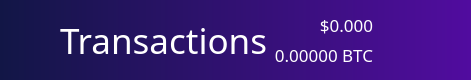
          <widget class="QFrame" name="NavBar">
           <property name="sizePolicy">
            <sizepolicy hsizetype="Preferred" vsizetype="Preferred">
             <horstretch>0</horstretch>
             <verstretch>0</verstretch>
            </sizepolicy>
           </property>
           <property name="minimumSize">
            <size>
             <width>0</width>
             <height>80</height>
            </size>
           </property>
           <property name="maximumSize">
            <size>
             <width>16777215</width>
             <height>80</height>
            </size>
           </property>
           <property name="layoutDirection">
            <enum>Qt::LeftToRight</enum>
           </property>
           <property name="autoFillBackground">
            <bool>false</bool>
           </property>
           <property name="styleSheet">
            <string notr="true">background: QLinearGradient(x1: 0, y1: 0, x2: 1, y2: 0, stop: 0 #121646, stop: 1 #510c9f);
border:0;
</string>
           </property>
           <property name="frameShape">
            <enum>QFrame::StyledPanel</enum>
           </property>
           <property name="frameShadow">
            <enum>QFrame::Raised</enum>
           </property>
           <layout class="QHBoxLayout" name="horizontalLayout_3">
            <property name="spacing">
             <number>-1</number>
            </property>
            <property name="leftMargin">
             <number>60</number>
            </property>
            <property name="topMargin">
             <number>0</number>
            </property>
            <property name="rightMargin">
             <number>60</number>
            </property>
            <property name="bottomMargin">
             <number>0</number>
            </property>
            <item>
             <widget class="QLabel" name="label_2">
              <property name="sizePolicy">
               <sizepolicy hsizetype="Preferred" vsizetype="Preferred">
                <horstretch>0</horstretch>
                <verstretch>0</verstretch>
               </sizepolicy>
              </property>
              <property name="font">
               <font>
                <family>LibercoinLight</family>
                <pointsize>26</pointsize>
                <weight>50</weight>
                <bold>false</bold>
               </font>
              </property>
              <property name="autoFillBackground">
               <bool>false</bool>
              </property>
              <property name="styleSheet">
               <string notr="true">color:white;
background-color: rgba(255, 255, 255,0);</string>
              </property>
              <property name="text">
               <string>Transactions</string>
              </property>
              <property name="indent">
               <number>0</number>
              </property>
             </widget>
            </item>
            <item>
             <layout class="QVBoxLayout" name="verticalLayout_5">
              <item>
               <widget class="QLabel" name="priceUSD">
                <property name="font">
                 <font>
                  <family>LibercoinMedium</family>
                  <pointsize>13</pointsize>
                  <weight>50</weight>
                  <bold>false</bold>
                 </font>
                </property>
                <property name="styleSheet">
                 <string notr="true">background-color: rgb(0,0,0,0);
color: white;</string>
                </property>
                <property name="text">
                 <string>$0.000</string>
                </property>
                <property name="alignment">
                 <set>Qt::AlignBottom|Qt::AlignRight|Qt::AlignTrailing</set>
                </property>
               </widget>
              </item>
              <item>
               <widget class="QLabel" name="priceBTC">
                <property name="font">
                 <font>
                  <family>LibercoinLight</family>
                  <pointsize>13</pointsize>
                  <weight>50</weight>
                  <bold>false</bold>
                 </font>
                </property>
                <property name="styleSheet">
                 <string notr="true">background-color: rgb(0,0,0,0);
color: white;</string>
                </property>
                <property name="text">
                 <string>0.00000 BTC</string>
                </property>
                <property name="alignment">
                 <set>Qt::AlignRight|Qt::AlignTop|Qt::AlignTrailing</set>
                </property>
               </widget>
              </item>
             </layout>
            </item>
            <item>
             <widget class="QPushButton" name="pushButton">
              <property name="maximumSize">
               <size>
                <width>50</width>
                <height>80</height>
               </size>
              </property>
              <property name="styleSheet">
               <string notr="true">background: rgb(0,0,0,0);</string>
              </property>
              <property name="text">
               <string/>
              </property>
              <property name="icon">
               <iconset resource="../bitcoin.qrc">
                <normaloff>:/icons/Exports_45</normaloff>:/icons/Exports_45</iconset>
              </property>
              <property name="iconSize">
               <size>
                <width>70</width>
                <height>70</height>
               </size>
              </property>
             </widget>
            </item>
           </layout>
          </widget>
